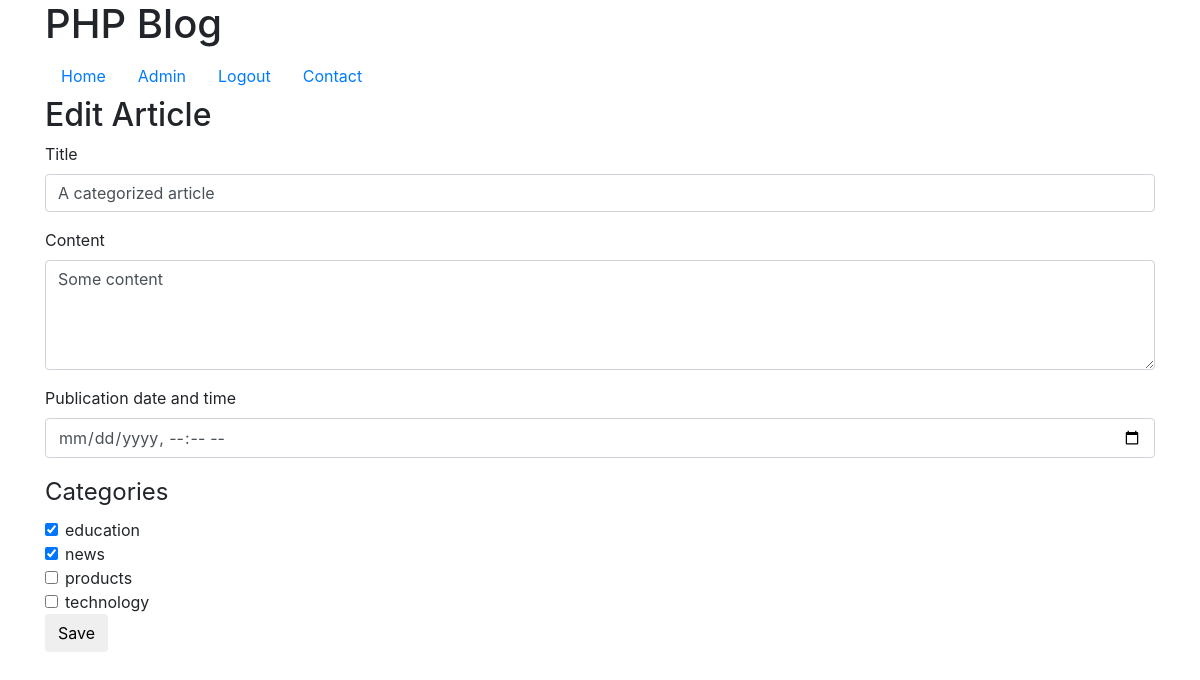
Screenshot of /Admin/edit-article.php?id=61 (signed in) with the database file from the repository.
### tables this page shows
CREATE TABLE `article` (
  `id` int(11) NOT NULL,
  `title` varchar(128) NOT NULL,
  `content` text NOT NULL,
  `published_at` datetime DEFAULT NULL,
  `image_file` varchar(200) DEFAULT NULL
);

CREATE TABLE `category` (
  `id` int(11) NOT NULL,
  `name` varchar(128) NOT NULL
);

### classes/Article.php (called while the page is built, shortened)
<?php
class Article {
    public $id;
    public static function getByID($conn, $id, $columns = '*') {
        $sql = "SELECT $columns FROM article WHERE id = :id";
        $stmt = $conn->prepare($sql);
        $stmt->bindValue(':id', $id, PDO::PARAM_INT);
        $stmt->setFetchMode(PDO::FETCH_CLASS, 'Article');
        if ($stmt->execute()) {
            return $stmt->fetch();
        }
    }
    public function getCategories($conn) {
        $sql = "SELECT category.* FROM category JOIN article_category ON category.id = article_category.category_id WHERE article_id = :id";
        $stmt = $conn->prepare($sql);
        $stmt->bindValue(':id', $this->id, PDO::PARAM_INT);
        $stmt->execute();
        return $stmt->fetchAll(PDO::FETCH_ASSOC);
    }
}

### classes/Category.php (called while the page is built)
<?php
class Category {
    public static function getAll($conn) {
        $sql = "SELECT * FROM category ORDER BY name;";
        $results = $conn->query($sql);
        return $results->fetchAll(PDO::FETCH_ASSOC);
    }
}

### Admin/includes/article-form.php (the view, shortened to what this page needs)
<form method="post" id="formArticle">
    <div class="form-group">
        <label for="title">Title</label>
        <input class="form-control" name="title" id="title" placeholder="Article title" value="<?= htmlspecialchars($article->title); ?>">
    </div>
    <div class="form-group">
        <label for="content">Content</label>
        <textarea class="form-control" name="content" rows="4" cols="40" id="content" placeholder="Article content"><?= htmlspecialchars($article->content); ?></textarea>
    </div>
    <div class="form-group">
        <label for="published_at">Publication date and time</label>
        <input class="form-control" type="datetime-local" name="published_at" id="published_at" value="<?= htmlspecialchars($article->published_at); ?>">
    </div>
    <fieldset>
        <legend>Categories</legend>
        <?php foreach ($categories as $category) : ?>
            <div class="form-check">
                <input class="form-check-input" type="checkbox" name="category[]" value="<?= $category['id'] ?>" id="category<?= $category['id'] ?>" <?php if (in_array($category['id'], $category_ids)) : ?>checked <?php endif; ?>>
                <label class="form-check-label" for="category<?= $category['id'] ?>"><?= htmlspecialchars($category['name']) ?></label>
            </div>
        <?php endforeach; ?>
    </fieldset>
    <button class="btn">Save</button>
</form>

### rows the page displays
article: title "A categorized article", content "Some content"
category: id "☑", name "education"
category: id "☑", name "news"
category: name "products"
category: name "technology"
